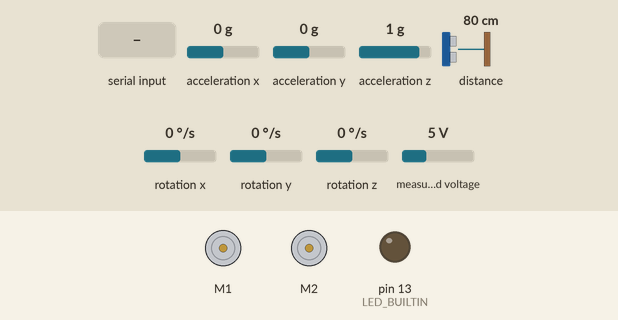
Simulated run of this sketch. Board: Arduino Leonardo, built with avr-gcc and run on an emulated ATmega32U4. Shown: 2 × DC motor (green arrow = forward, orange = backward, longer = faster), output pins drawn as LEDs (lit = HIGH). Inputs (shaded band) come from the test bench; at power-on: acceleration x 0 g, acceleration y 0 g, acceleration z 1 g, distance to the obstacle 80 cm, rotation x 0 °/s, rotation y 0 °/s, rotation z 0 °/s, measured voltage 5 V. What the sketch prints to the serial monitor is not drawn.

Above: at 3.2 s.
3.3 s: "90;45;200\n" received over Serial
At 3.8 s:
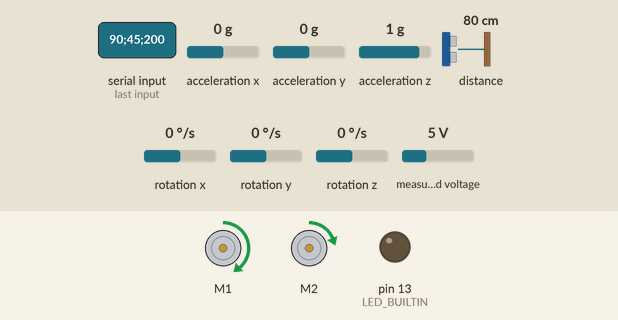
4.8 s: "30;150\n" received over Serial
At 6.0 s:
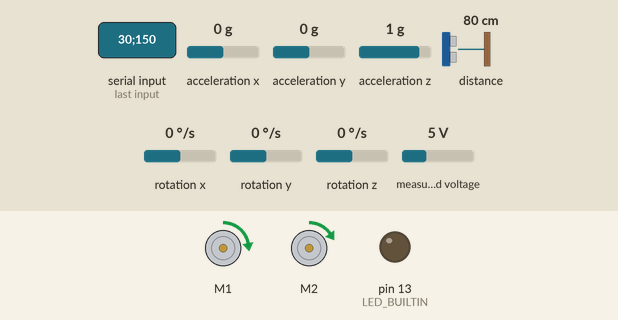
6.3 s: "0\n" received over Serial
At 7.3 s:
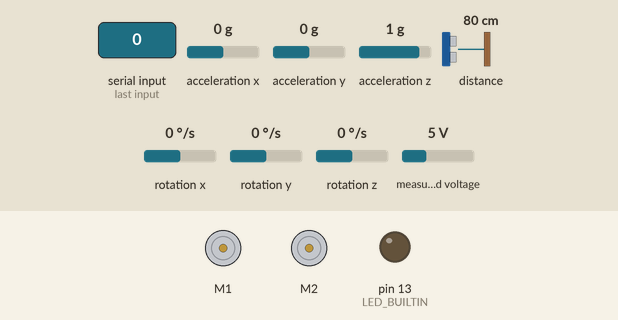
7.8 s: "200\n" received over Serial
At 8.5 s:
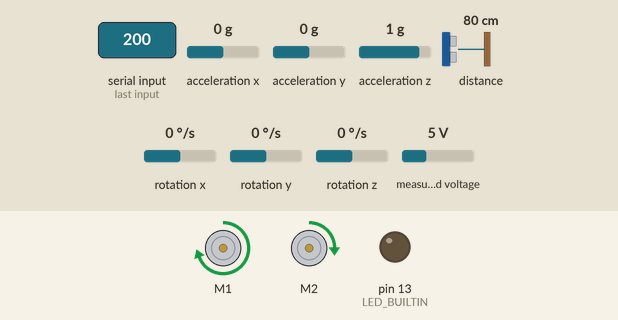
9.3 s: "1;90\n" received over Serial
At 12.0 s:
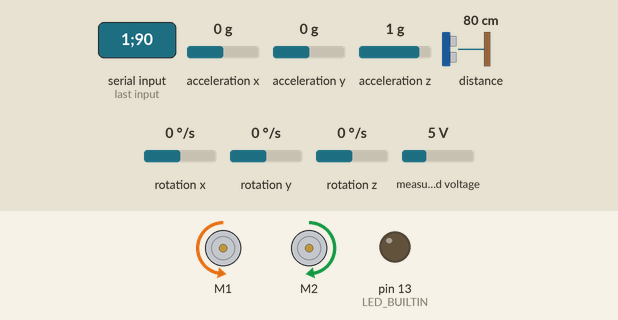
12.3 s: "30;150;10\n" received over Serial
Timing chart, 0 to 15.3 s (numbered marks = the images above; inputs shaded):
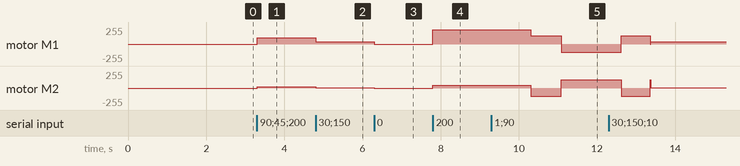

The sketch:

working_12-12.ino
```cpp
#include <ArduinoJson.h> // IDE
#include <Wire.h>       //IDE
#include <Zumo32U4.h>    // IDE

// Definitions and declarations

#define NUM_LINE_SENSORS 5
#define NUM_PROX_SENSORS 4
#define NUM_IMU_SENSORS 2
#define MAX_NUM_SENSORS 5

Zumo32U4ProximitySensors prox;
Zumo32U4LineSensors lineSensors;
Zumo32U4Buzzer buzzer;
Zumo32U4IMU imu;
Zumo32U4Motors motors;

String inputString;
unsigned int lineSensorValues[NUM_LINE_SENSORS];
unsigned int proxSensorValues[NUM_PROX_SENSORS];
int16_t imuSensorValues[NUM_IMU_SENSORS];
float joyX;
float joyY;
bool calibration_flag = true;
const uint16_t maxSpeed = 200;
int16_t lastError = 0;
int rightMotor = 0;
int leftMotor = 0;
bool stringComplete;
int16_t position = 0;
bool fork_flag = 0;

//functions


// Operates the same as read calibrated, but also returns an
// estimated position of the robot with respect to a line. The
// estimate is made using a weighted average of the sensor indices
// multiplied by 1000, so that a return value of 0 indicates that
// the line is directly below sensor 0, a return value of 1000
// indicates that the line is directly below sensor 1, 2000
// indicates that it's below sensor 2000, etc.  Intermediate
// values indicate that the line is between two sensors.  The
// formula is:
//
//    0*value0 + 1000*value1 + 2000*value2 + ...
//   --------------------------------------------
//         value0  +  value1  +  value2 + ...
//
// By default, this function assumes a dark line (high values)
// surrounded by white (low values).  If your line is light on
// black, set the optional second argument white_line to true.  In
// this case, each sensor value will be replaced by (1000-value)
// before the averaging.
int getLinePosition(unsigned int *sensor_values,
    unsigned int direction, unsigned int position, bool calibration_flag)
{
    unsigned char i, on_line = 0;
    unsigned long avg, avg1, avg2; // this is for the weighted total, which is long before division
    unsigned int sum, sum1, sum2; // this is for the denominator which is <= 64000
    avg = 0;
    avg1 = 0;
    avg2 = 0;
    sum = 0;
    sum1 = 0;
    sum2 = 0;

    for(i=0;i<NUM_LINE_SENSORS;i++) {
        int value = sensor_values[i];

        // keep track of whether we see the line at all
        if(value > 400) {
            on_line = 1;
        }

        // only average in values that are above a noise threshold
        if(value > 50) {
            avg += (long)(value) * (i * 1000);
            sum += value;
            if (i < 2)
            {
              avg1 += (long)(value) * (i * 1000);
              sum1 += value;
            }
            if (i > 2)
            {
              avg2 += (long)(value) * (i * 1000);
              sum2 += value;
            }
        }
    }

    if(!on_line)
    {
        // If it last read to the left of center, return 0.
        if(position < (NUM_LINE_SENSORS-1)*1000/2)
            return 0;

        // If it last read to the right of center, return the max.
        else
            return (NUM_LINE_SENSORS-1)*1000;

    }

    // Fork in the road
    if ((sum1 > 400 && sum2 > 400))
    {
      fork_flag = 1;
      //if (position < (NUM_LINE_SENSORS-1)*1000/2)
      if (direction == 0)
      {
        position = avg1/sum1;
      }
      else
      {
        position = avg2/sum2;
      }
    }
    else
    {
      fork_flag = 0;
      position = avg/sum;
    }
    return position;
}

void calibrateSensors()
{

  // Wait 1 second and then begin automatic sensor calibration
  // by rotating in place to sweep the sensors over the line
  delay(1000);
  for(uint16_t i = 0; i < 120; i++)
  {
    if (i > 30 && i <= 90)
    {
      motors.setSpeeds(-200, 200);
    }
    else
    {
      motors.setSpeeds(200, -200);
    }

    lineSensors.calibrate();
  }
  motors.setSpeeds(0, 0);
}

void getImuSensorValues() {
  imu.read();
  imuSensorValues[0] = imu.a.x;
  imuSensorValues[1] = imu.a.y;
}

void getLineSensorValues(){
  lineSensors.readCalibrated(lineSensorValues);
}

void getProxSensorValues(){
  prox.read();
  proxSensorValues[0] = prox.countsLeftWithLeftLeds();
  proxSensorValues[1] = prox.countsFrontWithLeftLeds();
  proxSensorValues[2] = prox.countsFrontWithRightLeds();
  proxSensorValues[3] = prox.countsRightWithRightLeds();
}

// main functions

void setup() {
  pinMode(LED_BUILTIN, OUTPUT);
  imu.init();
  imu.enableDefault();
  prox.initThreeSensors();
  delay(1000);
  lineSensors.initFiveSensors();
  delay(1000);
  Serial.begin(9600);
  inputString.reserve(200);
}

void loop() {
  while (Serial.available()) {
    // get the new byte:
    char inChar = (char)Serial.read();
    // add it to the inputString:
    inputString += inChar;
    // if the incoming character is a newline, set a flag so the main loop can
    // do something about it:
    if (inChar == '\n') {
      stringComplete = true;
    }
  }
  // print the string when a newline arrives:
  if (stringComplete) {
    int timestamp = millis();
    int ind0 = inputString.indexOf(';');  // find location of first delimiter ';'
    String str = inputString.substring(0, ind0);   // capture first data String - auto_mode flag
    int auto_mode = str.toInt();
    int ind2 = inputString.indexOf('.'); // find location of second delimiter '.'
    str = inputString.substring(ind0 + 1, ind2);   // capture second data String - direction
    int direction = str.toInt();
    // Automatic
    if(auto_mode == 1){
        if(calibration_flag){
          calibrateSensors();
        }
      getLineSensorValues();
      position = getLinePosition(lineSensorValues, direction, position, calibration_flag);
      int16_t error = position - 2000;
      int16_t speedDifference = 0;
      if (fork_flag == 0)
      {
        speedDifference = error / 4 + 6 * (error - lastError);
      }
      else
      {
        speedDifference = error + 20 * (error - lastError);
      }
      lastError = error;
      int16_t leftSpeed = (int16_t)maxSpeed + speedDifference;
      int16_t rightSpeed = (int16_t)maxSpeed - speedDifference;
      leftSpeed = constrain(leftSpeed, 0, (int16_t)maxSpeed);
      rightSpeed = constrain(rightSpeed, 0, (int16_t)maxSpeed);
      motors.setSpeeds(leftSpeed, rightSpeed);
      calibration_flag = false;
    }

    // Manual
    else{
      str = "";
      int ind1 = inputString.indexOf(',');  // find location of third delimiter ','
      str = inputString.substring(ind2 + 1, ind1);   // capture third data String - joyX
      int joyX = str.toInt();
      str = "";
      str = inputString.substring(ind1+1);   // capture fourth data String - joyY
      int joyY = str.toInt();
      leftMotor = joyY + int(float(joyX)/1.5);
      rightMotor = joyY - int(float(joyX)/1.5);
      motors.setLeftSpeed(leftMotor);
      motors.setRightSpeed(rightMotor);
      calibration_flag = true;
    }

    // Assign sensor values into sensor arrays
    getImuSensorValues();
    getLineSensorValues();
    getProxSensorValues();

    // Read battery level
    uint16_t batteryLevel = readBatteryMillivolts();
    float battery = float(batteryLevel)/1000.0;

    // Send data to Pi by json document
    // data includes timestamp, battery and sensor values which are stored in arrays
    DynamicJsonDocument jBuffer(1024);
    JsonArray line_sensor_values = jBuffer.createNestedArray("line_sensor_values");
    JsonArray imu_sensor_values = jBuffer.createNestedArray("imu_sensor_values");
    JsonArray prox_sensor_values = jBuffer.createNestedArray("prox_sensor_values");
    jBuffer["timestamp"] = timestamp;
    jBuffer["Battery"] = battery;
    // fill each key's values according to the sensors values
    for (int i = 0; i < MAX_NUM_SENSORS; i++){
      if( i < NUM_IMU_SENSORS){
        imu_sensor_values.add(imuSensorValues[i]);
      }
      if (i < NUM_LINE_SENSORS){
        line_sensor_values.add(lineSensorValues[i]);
      }
      if(i < NUM_PROX_SENSORS){
      prox_sensor_values.add(proxSensorValues[i]);
      }
    }

    // document transmission
    serializeJson(jBuffer, Serial);
    Serial.println();
    // clear the string:
    inputString = "";
    stringComplete = false;
  }
}
```

zumoEmbedded2.ino
```cpp

```

Measured:
- after the input at 3.3 s, motor M1: stopped → forward 95/255 at once; motor M2: stopped → forward 19/255 at once
- after the input at 4.8 s, motor M1: forward 95/255 → forward 31/255 at once; motor M2: forward 19/255 → forward 6/255 at once
- after the input at 6.3 s, motor M1: forward 31/255 → stopped at once; motor M2: forward 6/255 → stopped at once
- after the input at 7.8 s, motor M1: stopped → forward 212/255 at once; motor M2: stopped → forward 42/255 at once
- after the input at 9.3 s, motor M1: forward 212/255 → forward 127/255 after 1.0 s, → backward 127/255 0.79 s later; motor M2: forward 42/255 → backward 127/255 after 1.0 s, → forward 127/255 0.79 s later
